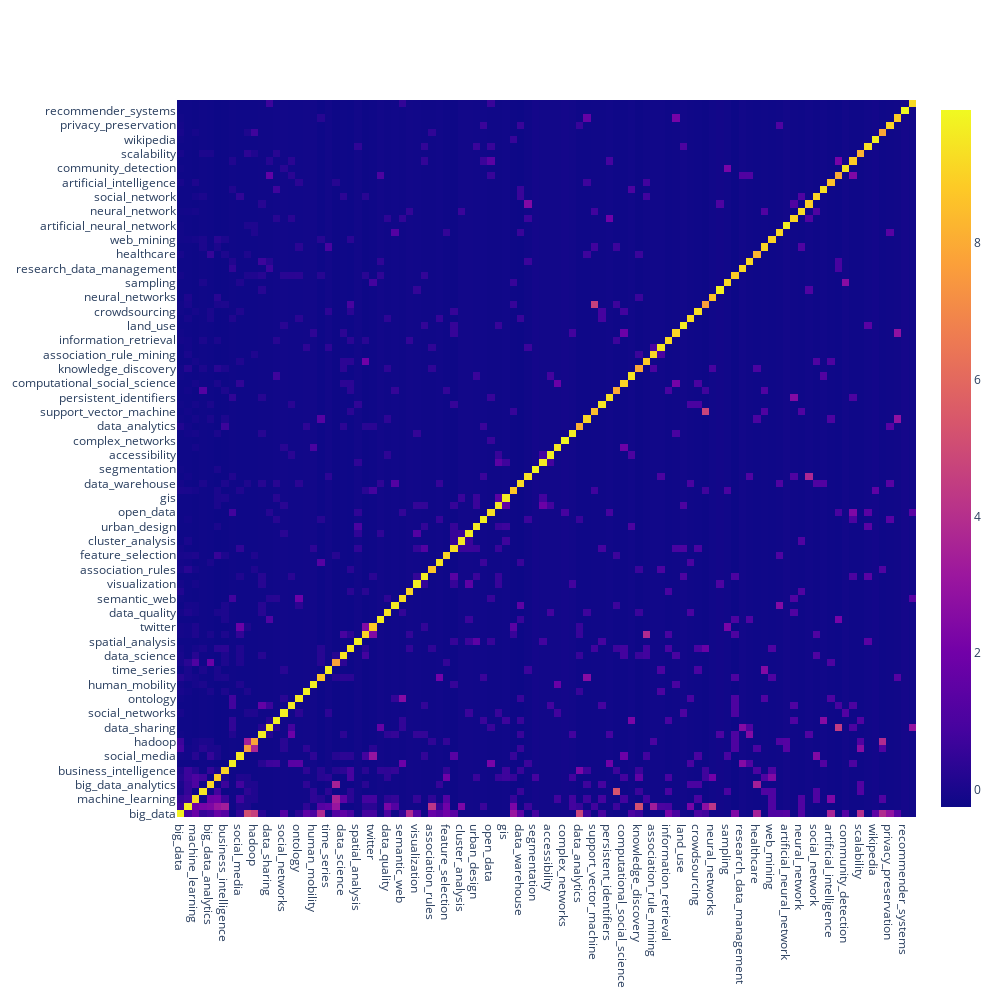

Notebook code cell kept with this figure:
### Markdown cell above
Se usa `plotly` para comparar, sin embargo la gráfica apropiada a nivel de información contenida es la realizada con `seaborn`.

### Code cell
import plotly.graph_objects as go

def df_to_plotly(df):
    return {'z': df.values.tolist(),
            'x': df.columns.tolist(),
            'y': df.index.tolist()}

import plotly.graph_objects as go

fig = go.Figure(data=go.Heatmap(df_to_plotly(tf_idf)))
fig.update_layout(
    autosize=False,
    width=1000,
    height=1000)

fig.show()

### Figure 1 — Plotly figure (JSON) as saved in the notebook; plotly's stock layout.template omitted (floating-point values rounded to 4 significant figures; data arrays with more than 128 entries replaced by an {"elided": "..."} marker saying what was removed)
{"data": [{"type": "heatmap", "x": ["big_data", "data_mining", "machine_learning", "clustering", "big_data_analytics", "classification", "business_intelligence", "metadata", "social_media", "mapreduce", "hadoop", "data_management", "data_sharing", "database", "social_networks", "interoperability", "ontology", "cloud_computing", "human_mobility", "analytics", "time_series", "predictive_analytics", "data_science", "text_mining", "spatial_analysis", "sentiment_analysis", "twitter", "china", "data_quality", "olap", "semantic_web", "deep_learning", "visualization", "sustainability", "association_rules", "privacy", "feature_selection", "urban_planning", "cluster_analysis", "segregation", "urban_design", "data", "open_data", "built_environment", "gis", "prediction", "data_warehouse", "geomagnetism", "segmentation", "space_syntax", "accessibility", "mobile_phone_data", "complex_networks", "data_analysis", "data_analytics", "marketing_analytics", "support_vector_machine", "remote_sensing", "persistent_identifiers", "k-means", "computational_social_science", "simulation", "knowledge_discovery", "natural_language_processing", "association_rule_mining", "fuzzy_logic", "information_retrieval", "complex_systems", "land_use", "data_integration", "crowdsourcing", "svm", "neural_networks", "space_weather", "sampling", "analysis", "research_data_management", "world_data_system", "healthcare", "genetic_algorithm", "web_mining", "security", "artificial_neural_network", "data_citation", "neural_network", "magnetometer", "social_network", "xml", "artificial_intelligence", "research_data", "community_detection", "infrastructure", "scalability", "urban_form", "wikipedia", "spark", "privacy_preservation", "marketing", "recommender_systems", "open_access"], "y": ["big_data", "data_mining", "machine_learning", "clustering", "big_data_analytics", "classification", "business_intelligence", "metadata", "social_media", "mapreduce", "hadoop", "data_management", "data_sharing", "database", "social_networks", "interoperability", "ontology", "cloud_computing", "human_mobility", "analytics", "time_series", "predictive_analytics", "data_science", "text_mining", "spatial_analysis", "sentiment_analysis", "twitter", "china", "data_quality", "olap", "semantic_web", "deep_learning", "visualization", "sustainability", "association_rules", "privacy", "feature_selection", "urban_planning", "cluster_analysis", "segregation", "urban_design", "data", "open_data", "built_environment", "gis", "prediction", "data_warehouse", "geomagnetism", "segmentation", "space_syntax", "accessibility", "mobile_phone_data", "complex_networks", "data_analysis", "data_analytics", "marketing_analytics", "support_vector_machine", "remote_sensing", "persistent_identifiers", "k-means", "computational_social_science", "simulation", "knowledge_discovery", "natural_language_processing", "association_rule_mining", "fuzzy_logic", "information_retrieval", "complex_systems", "land_use", "data_integration", "crowdsourcing", "svm", "neural_networks", "space_weather", "sampling", "analysis", "research_data_management", "world_data_system", "healthcare", "genetic_algorithm", "web_mining", "security", "artificial_neural_network", "data_citation", "neural_network", "magnetometer", "social_network", "xml", "artificial_intelligence", "research_data", "community_detection", "infrastructure", "scalability", "urban_form", "wikipedia", "spark", "privacy_preservation", "marketing", "recommender_systems", "open_access"], "z": {"elided": "100x100 float values"}}], "layout": {"autosize": false, "height": 1000, "width": 1000}}
